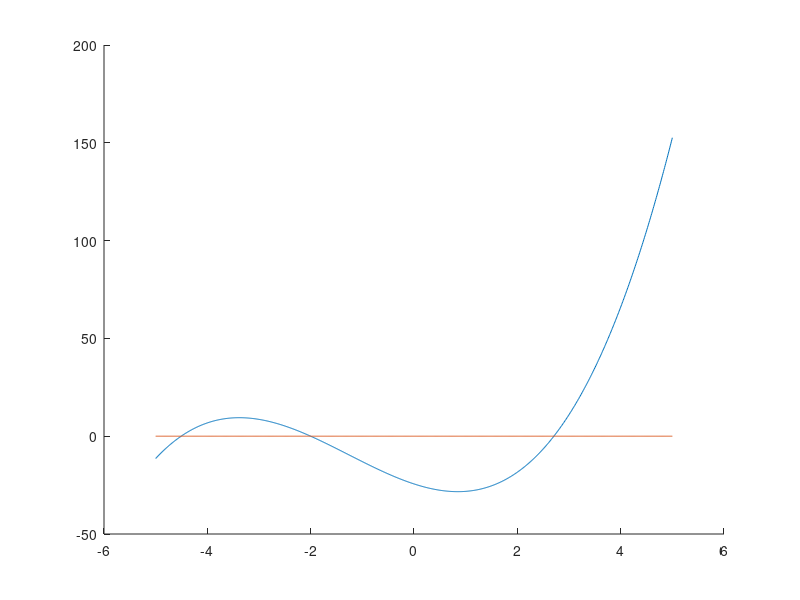

The MATLAB source for this figure:
%Programa Atividade 1 de MN
%Nome Victor yukio Cavalcanti Miki 
%Matricula: 180068229

clear all;
clc;
close all;

x = linspace(-5, 5, 1000);

F = x .^3 + 3.8*x .^2 - 8.6*x - 24.4;
Z = 0*x;

hold on

## # Segundo metodo
## fh = @(y) y^3 + 3.8*y^2 - 8.6*y - 24.4;
## fplot (fh, [-5, 5]);

plot(x, F);
plot(x, Z);

hold off
